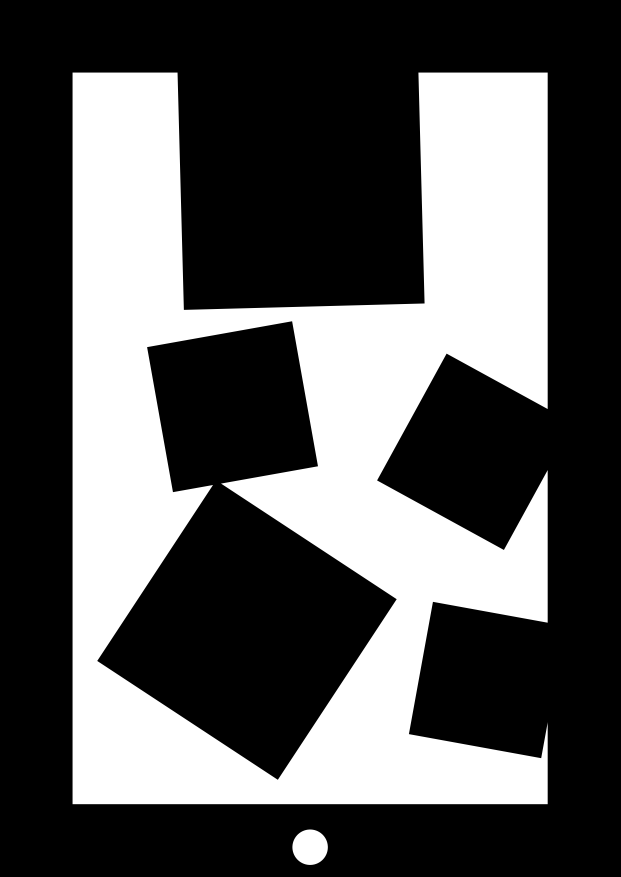
#> input picture dataset_nuedc_2025_v2/2_multi/separated_003.png, 2481 x 3507 px, found by its file name (shown at 1/4 size)
$ python debug_hull.py
#> lines starting #> are read from the running program, lines starting #| are printed output that depends on the picture; after the words box and inside, x2 and y2 are one past the last pixel; in counts of white or black regions, pixels touching at a corner belong together
### src/phase3/test_detect.py
"""
Phase 3a — 离线图形检测测试

功能：读图片文件 → 文档扫描管线（找四边形→透视矫正→检测图形）→ 保存结果
不依赖树莓派、不依赖摄像头，Windows 本地直接跑。

用法：
    python src/phase3/test_detect.py tests/test_images/shapes/square.png
    python src/phase3/test_detect.py --dir tests/test_images/shapes/

输出：
    outputs/detect_<原文件名>.jpg  （画上检测框的结果图）
    终端打印：形状类型、像素尺寸、检测坐标
"""

import argparse
import logging
import sys
from pathlib import Path
from typing import Optional, Tuple

import cv2
import numpy as np
try:
    from .digit_recognition import extract_digit_from_square, recognize_digit, generate_templates
except ImportError:
    from digit_recognition import extract_digit_from_square, recognize_digit

logging.basicConfig(level=logging.INFO, format="[%(levelname)s] %(message)s")
logger = logging.getLogger(__name__)

# ── 检测参数（与 screen_measure.py 保持一致）──
MIN_SHAPE_AREA = 15000  # ~122px, 覆盖多正方形中最小的 1.5in 正方形


# ═══════════════════════════════════════════════════
# 检测管线（从 screen_measure.py 抽取，纯 OpenCV）
# ═══════════════════════════════════════════════════
def find_document_region(gray: np.ndarray) -> Optional[np.ndarray]:
    # OTSU 二值化 → 直接找黑色边框区域（比 Canny 更适合厚边框合成图像）
    _, binary = cv2.threshold(gray, 0, 255, cv2.THRESH_BINARY_INV + cv2.THRESH_OTSU)
    contours, hierarchy = cv2.findContours(binary, cv2.RETR_TREE, cv2.CHAIN_APPROX_SIMPLE)
    if not contours:
        return None
    ranked = sorted(contours, key=cv2.contourArea, reverse=True)[:10]
    h, w = gray.shape
    min_area = (w * h) * 0.05
    dbg_quad = sum(1 for c in ranked if len(cv2.approxPolyDP(c, 0.02*cv2.arcLength(c,True), True))==4)
    logger.info("DEBUG: 总轮廓=%d 四边形候选=%d 最大面积=%.0f min=%.0f",
                len(contours), dbg_quad, cv2.contourArea(ranked[0]) if ranked else 0, min_area)
    for c in ranked:
        area = cv2.contourArea(c)
        if area < min_area:
            continue
        peri = cv2.arcLength(c, True)
        approx = cv2.approxPolyDP(c, 0.02 * peri, True)
        if len(approx) == 4:
            pts = approx.reshape(4, 2).astype(np.float32)
            xs, ys = pts[:, 0], pts[:, 1]
            ww, hh = max(xs) - min(xs), max(ys) - min(ys)
            if min(ww, hh) <= 0:
                continue
            ratio = max(ww, hh) / min(ww, hh)
            if not (0.9 < ratio < 2.5):
                continue
            # 角点内缩黑边框验证
            centroid = pts.mean(axis=0)
            vectors = centroid - pts
            dists = np.linalg.norm(vectors, axis=1)
            shrink = np.minimum(dists * 0.05, 20)
            scaled = np.zeros_like(vectors)
            nonzero = dists > 0
            scaled[nonzero] = vectors[nonzero] / dists[nonzero, np.newaxis]
            sample_pts = pts + scaled * shrink[:, np.newaxis]
            sample_pts = np.clip(sample_pts.astype(int), 0, [w - 1, h - 1])
            all_dark = all(gray[sy, sx] <= 80 for sx, sy in sample_pts)
            if not all_dark:
                continue

            # [验证3] 边框中点内缩验证：四边中点向重心缩→检查是否全黑
            ordered = order_points(pts)
            midpoints = []
            for k in range(4):
                p1 = ordered[k]
                p2 = ordered[(k + 1) % 4]
                midpoints.append(((p1 + p2) / 2.0))
            midpoints = np.array(midpoints)
            mp_vectors = centroid - midpoints
            mp_dists = np.linalg.norm(mp_vectors, axis=1)
            mp_shrink = np.minimum(mp_dists * 0.03, 15)  # 边中点缩进更保守
            mp_scaled = np.zeros_like(mp_vectors)
            mp_nz = mp_dists > 0
            mp_scaled[mp_nz] = mp_vectors[mp_nz] / mp_dists[mp_nz, np.newaxis]
            mp_samples = np.clip((midpoints + mp_scaled * mp_shrink[:, np.newaxis]).astype(int), 0, [w-1, h-1])
            edges_dark = all(gray[sy, sx] <= 80 for sx, sy in mp_samples)
            if edges_dark:
                return approx.astype(np.float32)
    return None


def order_points(pts: np.ndarray) -> np.ndarray:
    rect = np.zeros((4, 2), dtype="float32")
    s = pts.sum(axis=1)
    rect[0], rect[2] = pts[np.argmin(s)], pts[np.argmax(s)]
    diff = np.diff(pts, axis=1)
    rect[1], rect[3] = pts[np.argmin(diff)], pts[np.argmax(diff)]
    return rect


def four_point_transform(frame: np.ndarray, corners: np.ndarray) -> np.ndarray:
    rect = order_points(corners.reshape(4, 2))
    (tl, tr, br, bl) = rect
    width_top = np.linalg.norm(tr - tl)
    width_bot = np.linalg.norm(br - bl)
    width_left = np.linalg.norm(bl - tl)
    width_right = np.linalg.norm(br - tr)
    max_w = max(int(width_top), int(width_bot))
    max_h = max(int(width_left), int(width_right))
    dst = np.array([[0, 0], [max_w - 1, 0], [max_w - 1, max_h - 1], [0, max_h - 1]], dtype="float32")
    M = cv2.getPerspectiveTransform(rect, dst)
    return cv2.warpPerspective(frame, M, (max_w, max_h))


def classify_contour(contour: np.ndarray, area: float = 0) -> dict:
    """独占通道分类——每个图形只依赖一个凸包不变量。"""
    hull = cv2.convexHull(contour)
    hull_area = cv2.contourArea(hull)
    if area <= 0:
        area = cv2.contourArea(contour)

    peri_hull = cv2.arcLength(hull, True)
    approx = cv2.approxPolyDP(hull, 0.03 * peri_hull, True)
    circularity = (4 * np.pi * hull_area) / (peri_hull * peri_hull) if peri_hull > 0 else 0

    rect = cv2.minAreaRect(hull)
    rw, rh = rect[1]
    size = max(rw, rh)
    aspect = min(rw, rh) / max(rw, rh) if max(rw, rh) > 0 else 0
    rect_ratio = hull_area / (rw * rh) if rw * rh > 0 else 0

    # Layer 1: 圆 — circularity 独占（正方理论上限 0.785）
    if circularity > 0.82:
        stype = "circle"
    # Layer 2: 三角 — 顶点数独占（凸包不改变拓扑）
    elif len(approx) == 3:
        stype = "triangle"
    # Layer 3: 正方 — 几何兜底 + 松凸包安全网
    elif (aspect > 0.80 and rect_ratio > 0.80) or len(approx) <= 5:
        stype = "square"
    else:
        stype = "polygon"

    box = np.intp(cv2.boxPoints(rect))
    return {"type": stype, "size_px": size, "contour": contour, "box": box, "area": area}


# [77 lines left out: function split_by_convexity_defects, not called in this run]


def detect_shape(frame: np.ndarray) -> Tuple[bool, Optional[np.ndarray], list, Optional[np.ndarray]]:
    """返回 (found, doc_box, pixel_size, shape_type, warped_img)。"""
    # 统一缩放到最大 1200px（消除高 DPI 厚边框双边缘问题）
    h, w = frame.shape[:2]
    if max(h, w) > 1200:
        scale = 1200.0 / max(h, w)
        frame = cv2.resize(frame, (int(w * scale), int(h * scale)))

    # CLAHE
    lab = cv2.cvtColor(frame, cv2.COLOR_BGR2LAB)
    l, a, b = cv2.split(lab)
    clahe = cv2.createCLAHE(clipLimit=2.0, tileGridSize=(8, 8))
    l = clahe.apply(l)
    gray = cv2.cvtColor(cv2.cvtColor(cv2.merge([l, a, b]), cv2.COLOR_LAB2BGR), cv2.COLOR_BGR2GRAY)

    doc_corners = find_document_region(gray)
    if doc_corners is None:
        return False, None, None, "", None

    warped = four_point_transform(frame, doc_corners)
    warped_gray = cv2.cvtColor(warped, cv2.COLOR_BGR2GRAY)

    # 裁掉边框区（外圈 20%），只在中心区域找图形
    h2, w2 = warped_gray.shape
    margin = int(min(h2, w2) * 0.20)
    center = warped_gray[margin:h2-margin, margin:w2-margin]
    _, binary = cv2.threshold(center, 0, 255, cv2.THRESH_BINARY_INV + cv2.THRESH_OTSU)
    contours, hierarchy = cv2.findContours(binary, cv2.RETR_TREE, cv2.CHAIN_APPROX_SIMPLE)
    if not contours:
        return False, None, [], warped

    # 对所有合格轮廓分类，polygon 尝试凹点分割
    shapes = []
    for c in contours:
        area = cv2.contourArea(c)
        if area < MIN_SHAPE_AREA:
            continue
        stp = classify_contour(c, area)
        if not stp:
            continue
        # polygon → 尝试凹点分割 → 子轮廓重分类
        if stp["type"] == "polygon":
            subs = split_by_convexity_defects(c)
            if len(subs) >= 2:
                for sc in subs:
                    sa = cv2.contourArea(sc)
                    if sa < MIN_SHAPE_AREA:
                        continue
                    sstp = classify_contour(sc, sa)
                    if sstp:
                        shapes.append(sstp)
                continue  # 成功分割=跳过原 polygon
        shapes.append(stp)

    if not shapes:
        return False, None, [], warped

    # 对正方形尝试数字识别（用连通域法提取孔洞）
    for s in shapes:
        if s["type"] == "square":
            digit_region = extract_digit_from_square(binary, s["contour"], hierarchy, 0)
            if digit_region is not None:
                digit, conf = recognize_digit(digit_region)
                if conf > 0.3:
                    s["digit"] = digit
                    s["digit_conf"] = round(conf, 2)
                    s["digit_conf"] = round(conf, 2)
                    s["digit_conf"] = round(conf, 2)

    # 取最大图形的外接框作为整体检测框
    largest = max(shapes, key=lambda s: s["size_px"])
    box = np.intp(cv2.boxPoints(cv2.minAreaRect(largest["contour"])))
    return True, box, shapes, warped


# ═══════════════════════════════════════════════════
# 主函数
# ═══════════════════════════════════════════════════
DATASET_DIR = "D:/Pi/sy2/ai_harness_framework/exam/dataset_nuedc_2025_v2"


# [66 lines left out: functions process_image, main, not called in this run]


# [2 lines that do not run on import are left out]

### src/phase3/digit_recognition.py
"""
Step 7 — 印刷体数字识别（Tesseract OCR）

替换原因：模板匹配依赖字体一致性，拓扑法对 0 孔数字不可靠。
Tesseract 是预训练的通用 OCR 引擎，印刷体数字准确率 ~99%。
"""

import cv2
import numpy as np
import pytesseract


# ═══════════════════════════════════════════════════
# 识别（Tesseract：--psm 10 = 单字符模式）
# ═══════════════════════════════════════════════════
# [61 lines left out: functions recognize_digit, extract_digit_from_square, not called in this run]

### tests/debug_hull.py
import cv2, numpy as np, sys
sys.path.insert(0,'.')
from src.phase3.test_detect import detect_shape

img = cv2.imread('dataset_nuedc_2025_v2/2_multi/separated_003.png')
#> img is the input picture: shape (3507, 2481, 3); min 0, max 255, mean 87.4
h,w = img.shape[:2]
#> h = 3507; w = 2481
s = 1200/max(h,w)
#> s = 0.342
img = cv2.resize(img,(int(w*s),int(h*s)))
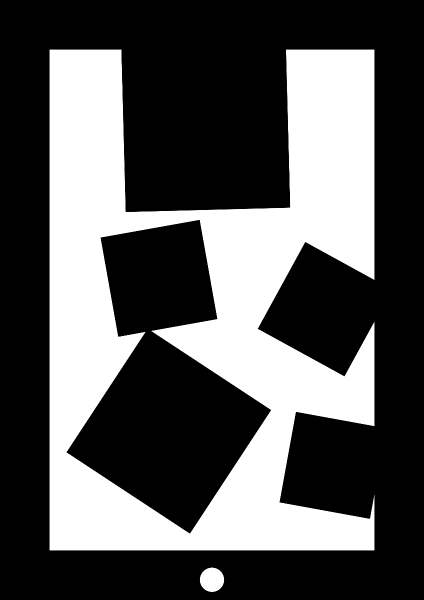
#> img: shape (1200, 848, 3) (shown at 1/2 size); min 0, max 255, mean 87.5
found,box,shapes,warped = detect_shape(img)
#> in detect_shape, `lab = cv2.cvtColor(frame, cv2.COLOR_BGR2LAB)`: lab: shape (1200, 848, 3); mean of channels 0, 1, 2 87.5, 128, 128
#> in detect_shape, `l, a, b = cv2.split(lab)`: a: shape (1200, 848); every value is 128
#> in find_document_region, `_, binary = cv2.threshold(gray, 0, 255, cv2.THRESH_BINARY_INV + cv2.TH..`:
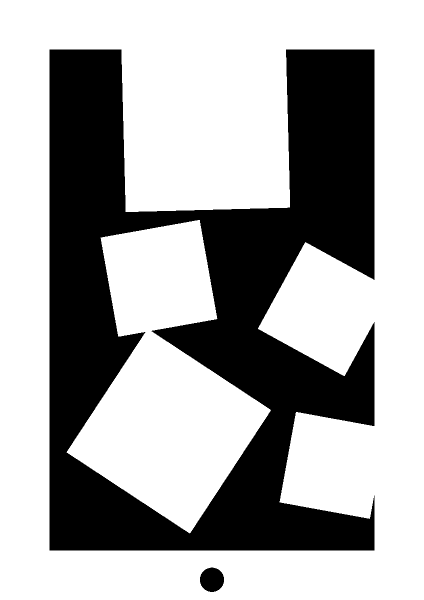
#> binary: shape (1200, 848) (shown at 1/2 size); 65.7% white; 2 black regions
#> in find_document_region, `contours, hierarchy = cv2.findContours(binary, cv2.RETR_TREE, cv2.CHAI..`: contours = 4 contours; box (x1, y1, x2, y2) and area: (0, 0, 848, 1200) 1015553, (98, 98, 750, 1102) 478192, (133, 440, 542, 1067) 127175, (399, 1134, 449, 1185) 1908
#> in find_document_region, `ranked = sorted(contours, key=cv2.contourArea, reverse=True)[:10]`: ranked has the same summary as contours
#> in find_document_region, `dbg_quad = sum(1 for c in ranked if len(cv2.approxPolyDP(c, 0.02*cv2.a..`: dbg_quad = 1
#> the loop in find_document_region, `for c in ranked:` made 1 pass
#> (area, peri, pts, xs, ys, ww, hh, ratio) on pass 1: (1015553, 4092, [[0, 0], [0, 1199], [847, 1199], [847, 0]], [0, 0, 847, 847], [0, 1199, 1199, 0], 847, 1199, 1.42)
#> in detect_shape, `doc_corners = find_document_region(gray)`: doc_corners = [[0, 0], [0, 1199], [847, 1199], [847, 0]]
#> in four_point_transform, `rect = order_points(corners.reshape(4, 2))`: rect = [[0, 0], [847, 0], [847, 1199], [0, 1199]]
#> in four_point_transform, `(tl, tr, br, bl) = rect`: tl = [0, 0]; tr = [847, 0]; br = [847, 1199]; bl = [0, 1199]
#> in four_point_transform, `width_top = np.linalg.norm(tr - tl)`: width_top = 847
#> in four_point_transform, `width_left = np.linalg.norm(bl - tl)`: width_left = 1199
#> in four_point_transform, `max_w = max(int(width_top), int(width_bot))`: max_w = 847
#> in four_point_transform, `max_h = max(int(width_left), int(width_right))`: max_h = 1199
#> in four_point_transform, `dst = np.array([[0, 0], [max_w - 1, 0], [max_w - 1, max_h - 1], [0, ma..`: dst = [[0, 0], [846, 0], [846, 1198], [0, 1198]]
#> in four_point_transform, `M = cv2.getPerspectiveTransform(rect, dst)`: M = [[0.999, 0, 0], [0, 0.999, 0], [0, 0, 1]]
#> in detect_shape, `margin = int(min(h2, w2) * 0.20)`: margin = 169
#> in detect_shape, `center = warped_gray[margin:h2-margin, margin:w2-margin]`:
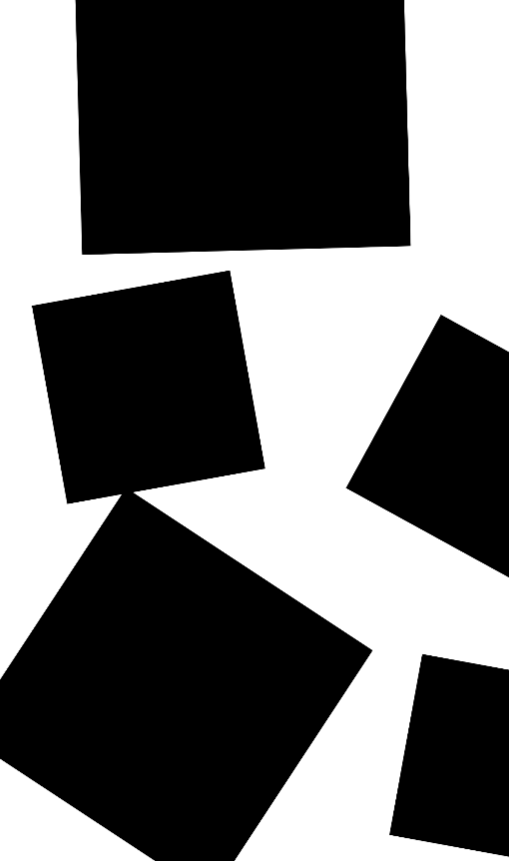
#> center: shape (861, 509); min 0, max 255, mean 108
#> in detect_shape, `_, binary = cv2.threshold(center, 0, 255, cv2.THRESH_BINARY_INV + cv2...`:
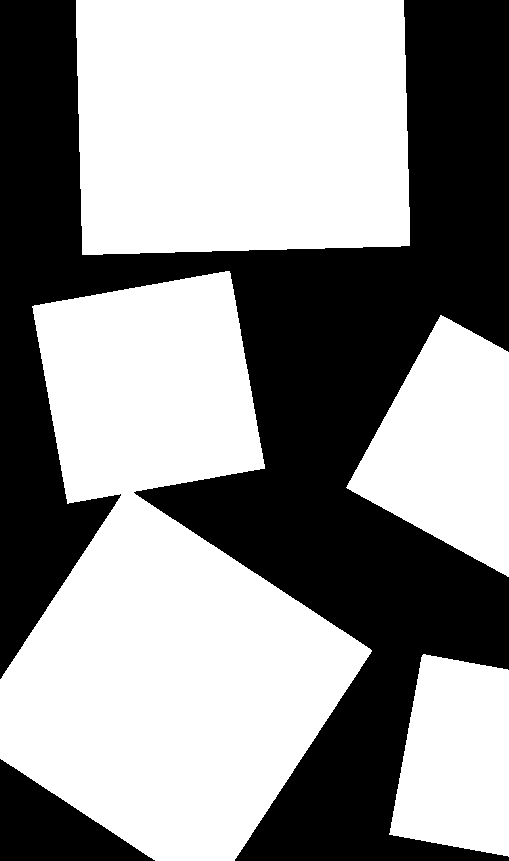
#> binary: shape (861, 509); 57.6% white; 2 black regions
#> in detect_shape, `contours, hierarchy = cv2.findContours(binary, cv2.RETR_TREE, cv2.CHAI..`: contours = 4 contours; box (x1, y1, x2, y2) and area: (0, 271, 372, 861) 123934, (76, 0, 410, 255) 81750, (346, 315, 509, 577) 25748, (389, 654, 509, 857) 19036
#> the loop in detect_shape, `for c in contours:` made 4 passes
#> after the loop in detect_shape, `for c in contours:`: shapes = 4 items
#> the loop in detect_shape, `for s in shapes:` made 1 pass
#> pass 1, in extract_digit_from_square, `roi = binary[y:y+h, x:x+w]`:
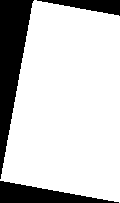
#> roi: shape (203, 120); 79.3% white; 3 black regions, box (x1, y1, x2, y2) and area: (0, 0, 34, 179) 3008, (0, 181, 119, 203) 1356, (37, 0, 120, 16) 674
#> pass 1, in extract_digit_from_square, `inner = roi[m:-m, m:-m] if m * 2 < min(h, w) else roi`:
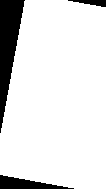
#> inner: shape (189, 106); 88.1% white; 3 black regions, box (x1, y1, x2, y2) and area: (0, 0, 25, 133) 1690, (0, 175, 74, 189) 535, (68, 0, 106, 7) 151
#> (the run stopped early here; a loop or call above may not have finished)
